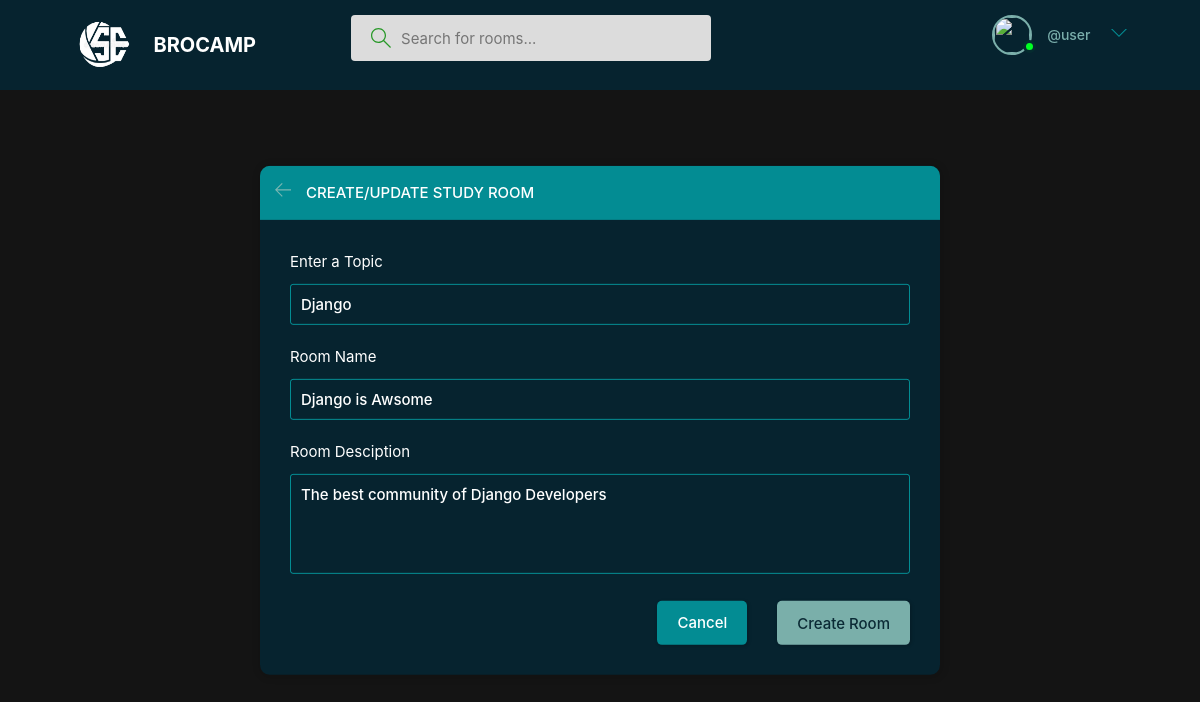
The app's page /update-room/18/ (signed in) with its own data.
### base/models.py (models this page shows, shortened)
class Room(models.Model):
    host = models.ForeignKey(User, on_delete=models.SET_NULL,null=True)
    topic = models.ForeignKey(Topic, on_delete=models.SET_NULL,null=True)
    name=models.CharField(max_length=200)
    description = models.TextField(null=True, blank=True)
    participants = models.ManyToManyField(User,related_name='participants', blank=True)
    updated = models.DateTimeField(auto_now=True)
    created = models.DateTimeField(auto_now_add=True)
    class Meta:
        ordering = ['-updated','-created']

class Topic(models.Model):
    name=models.CharField(max_length=200)

### base/views.py (the view, shortened to what this page needs)
# urls.py: path('update-room/<str:pk>/',views.updateRoom,name="update-room"),
@login_required(login_url='login')
def updateRoom(request, pk):
    room = Room.objects.get(id=pk)
    form = RoomForm(instance=room)
    topics = Topic.objects.all()
    if request.user != room.host:
        return HttpResponse('you are not allowed here !!')
    context = {'form': form, 'topics': topics, 'room': room}
    return render(request, 'base/room_form.html', context)

### base/forms.py
class RoomForm(ModelForm):
     class Meta:
        model = Room
        fields = '__all__'

### base/templates/base/room_form.html (shortened to what this page needs)
{% extends 'index.html' %}
{% block content %}
<main class="create-room layout">
  <div class="container">
    <div class="layout__box">
      <div class="layout__boxHeader">
        <div class="layout__boxTitle">
          <a href="{% url 'home' %}">
            <svg version="1.1" xmlns="http://www.w3.org/2000/svg" width="32" height="32" viewBox="0 0 32 32">
              <title>arrow-left</title>
              <path
                d="M13.723 2.286l-13.723 13.714 13.719 13.714 1.616-1.611-10.96-10.96h27.625v-2.286h-27.625l10.965-10.965-1.616-1.607z">
              </path>
            </svg>
          </a>
          <h3>Create/update Study room</h3>
        </div>
      </div>
      <div class="layout__body">
        <form class="form" action="{% url 'create-room' %}" method="POST">
          <div class="form__group">
            <label for="room_topic">Enter a Topic</label>
            <input required type="text" value="{{room.topic.name}}" name="topic" list="topic-list" />
          </div>
          <div class="form__group">
            <label for="room_name">Room Name</label>
            {{form.name}}
          </div>
          <div class="form__group">
            <label for="room_description">Room Desciption</label>
            {{form.description}}
          </div>
          <div class="form__action">
            <a class="btn btn--dark" href="{% url 'home' %}">Cancel</a>
            <button class="btn btn--main" type="submit">Create Room</button>
          </div>
        </form>
      </div>
    </div>
  </div>
</main>
{% endblock content %}

### templates/nav.html (shortened to what this page needs)
{% load static %}
<header class="header header--loggedIn">
  <div class="container">
    <a href="{% url 'home' %}" class="header__logo">
      <img src="{% static 'images/logo1.png' %}" style="width:60px; height:60px" />
      <h1>BROCAMP</h1>
    </a>
    {% if request.user.is_authenticated %}
    <form class="header__search" method="GET" action="{% url 'home' %}">
      <label>
        <input name="q" placeholder="Search for rooms..." />
      </label>
    </form>
    {% endif %}
    <nav class="header__menu">
      {% if request.user.is_authenticated %}
      <div class="header__user">
        <a href="">
          <div class="avatar avatar--medium active">
            <img
              src="https://images.unsplash.com/photo-1511367461989-f85a21fda167?ixlib=rb-1.2.1&ixid=MnwxMjA3fDB8MHxzZWFyY2h8NXx8cHJvZmlsZXxlbnwwfHwwfHw%3D&w=1000&q=80" />
          </div>
          <p><span>@{{request.user.username}}</span></p>
        </a>
        <button class="dropdown-button">
          <svg version="1.1" xmlns="http://www.w3.org/2000/svg" width="32" height="32" viewBox="0 0 32 32">
            <title>chevron-down</title>
            <path d="M16 21l-13-13h-3l16 16 16-16h-3l-13 13z"></path>
          </svg>
        </button>
      </div>
      {% else %}
      <a href="{% url 'login' %}">
        <img src="{% static 'images/avatar.svg' %}" />
        <p>Login</p>
      </a>
      {% endif %}
    </nav>
  </div>
</header>

### records on screen
Room: topic "Django", name "Django is Awsome", description "The best community of Django Developers"

### other values on screen
{{ request.user.username }} "user"
